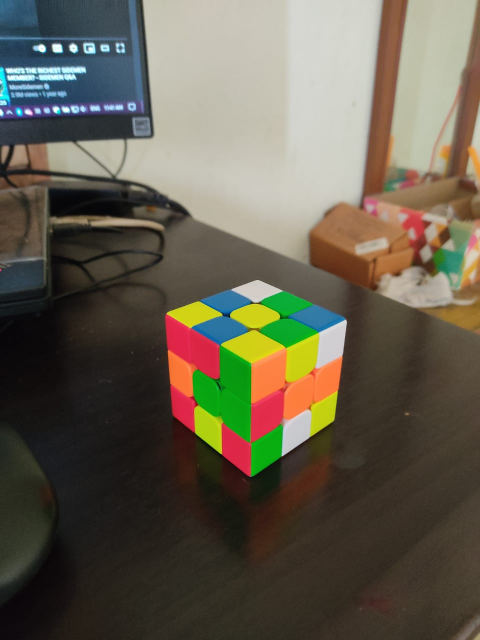
#> input picture Images/Rubiks_1.jpeg, 960 x 1280 px, found by its file name (shown at 1/2 size)
$ python img_trans.py
#> lines starting #> are read from the running program, lines starting #| are printed output that depends on the picture
#> further down, img is the input picture: shape (1280, 960, 3); mean B, G, R 78.6, 93.8, 100.1
### Basics/read.py
import cv2 as cv

# img = cv.imread("Images/Rubiks_1.jpeg")
# cv.imshow("Cube", img)


def rescaleFrame(frame, scale=0.5):
    # Works for images, videos, live videos
#> called with scale = 0.5
    width = int(frame.shape[1] * scale)
#> width = 480
    height = int(frame.shape[0] * scale)
#> height = 640
    dimensions = (width, height)
#> dimensions = (480, 640)
    return cv.resize(frame, dimensions, interpolation=cv.INTER_AREA)
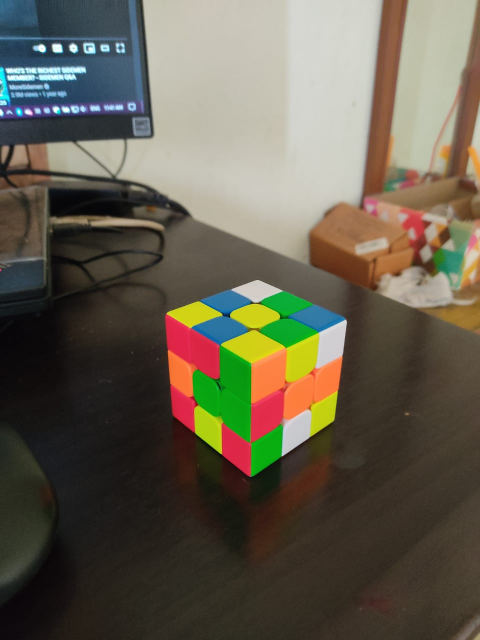
#> returned value: shape (640, 480, 3); mean of channels 0, 1, 2 78.8, 94, 100.2; drawn as B, G, R


# [24 lines of commented-out code are left out]

### Basics/img_trans.py
import numpy as np
import cv2 as cv
from read import rescaleFrame


# Translation
def translate(img, x, y):
    transMat = np.float32([[1, 0, x], [0, 1, y]])
    dimensions = (img.shape[1], img.shape[0])  # tuple of width, height
    return cv.warpAffine(img, transMat, dimensions)

# Rotation


def rotate(img, angle, rotPoint=None):
    (height, width) = img.shape[:2]
    print(img.shape)
    if rotPoint is None:
        rotPoint = (width//2, height//2)
    rotMat = cv.getRotationMatrix2D(rotPoint, angle, 1.0)
    dimensions = (width, height)
    return cv.warpAffine(img, rotMat, dimensions)


img = cv.imread("Images/Rubiks_1.jpeg")
img = rescaleFrame(img)
# Resizing
resized = cv.resize(img, (500, 500), interpolation=cv.INTER_CUBIC)
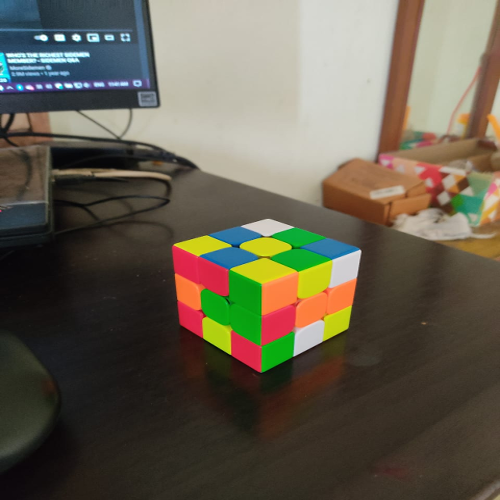
#> resized: shape (500, 500, 3); mean B, G, R 78.8, 94, 100.2

# Flipping (Upside-Down and Mirror Images)
flip = cv.flip(img, 0)
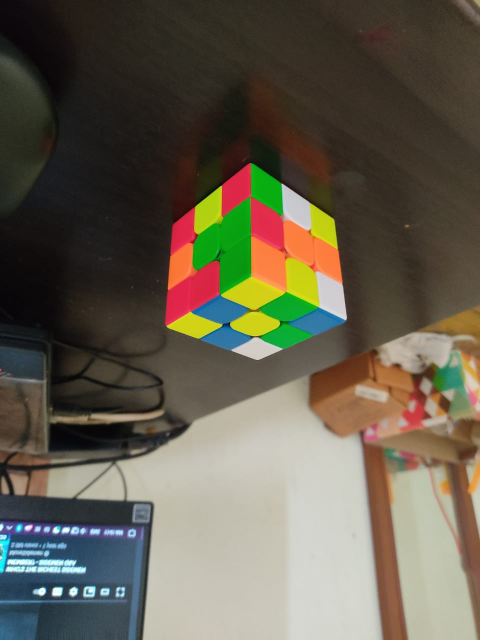
#> flip: shape (640, 480, 3); mean B, G, R 78.8, 94, 100.2

# Crop (Somewhat like list slicing but here coordinates are needed)
cropped = img[200:400, 300:400]
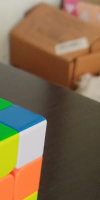
#> cropped: shape (200, 100, 3); mean B, G, R 77.8, 105, 127.3

rotated = rotate(img, 45)
#| (640, 480, 3)
#> in rotate, `return cv.warpAffine(img, rotMat, dimensions)`:
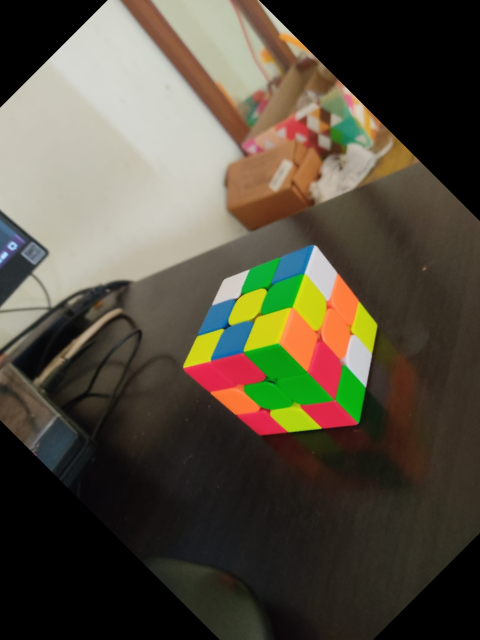
#> returned value: shape (640, 480, 3); mean of channels 0, 1, 2 63.2, 77.9, 84.6; drawn as B, G, R
rot_rot = rotate(rotated, 45)
#> call 2 of rotate, with angle = 45
#| (640, 480, 3)
#> in rotate (call 2), `return cv.warpAffine(img, rotMat, dimensions)`:
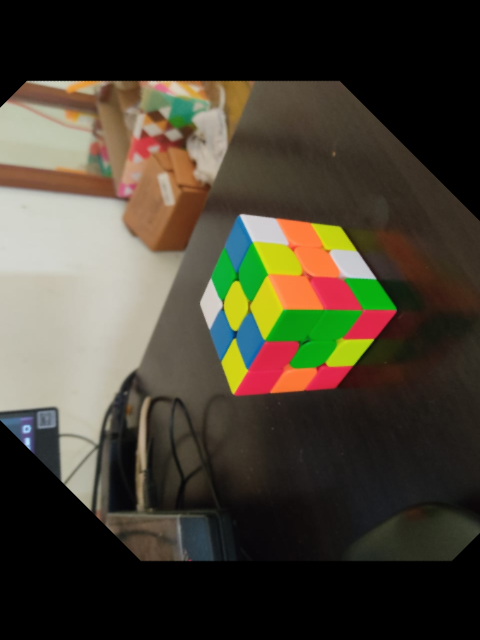
#> returned value: shape (640, 480, 3); mean of channels 0, 1, 2 50.4, 63.8, 69.9; drawn as B, G, R
translated = translate(img, 50, 50)
#> in translate, `return cv.warpAffine(img, transMat, dimensions)`:
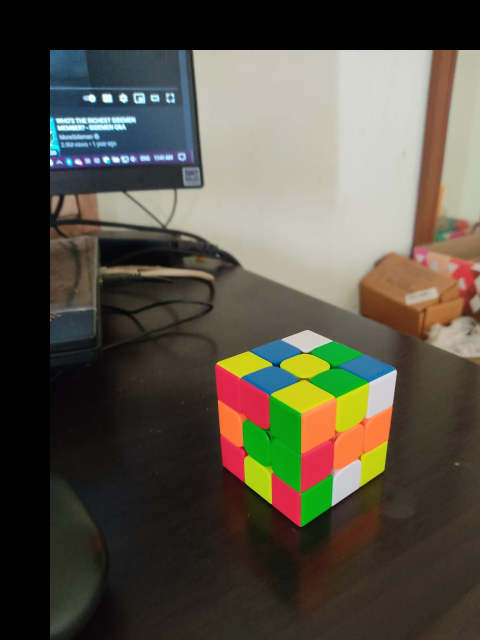
#> returned value: shape (640, 480, 3); mean of channels 0, 1, 2 68.1, 80.5, 85; drawn as B, G, R

cv.imshow("Cube", rot_rot)
cv.waitKey(0)
